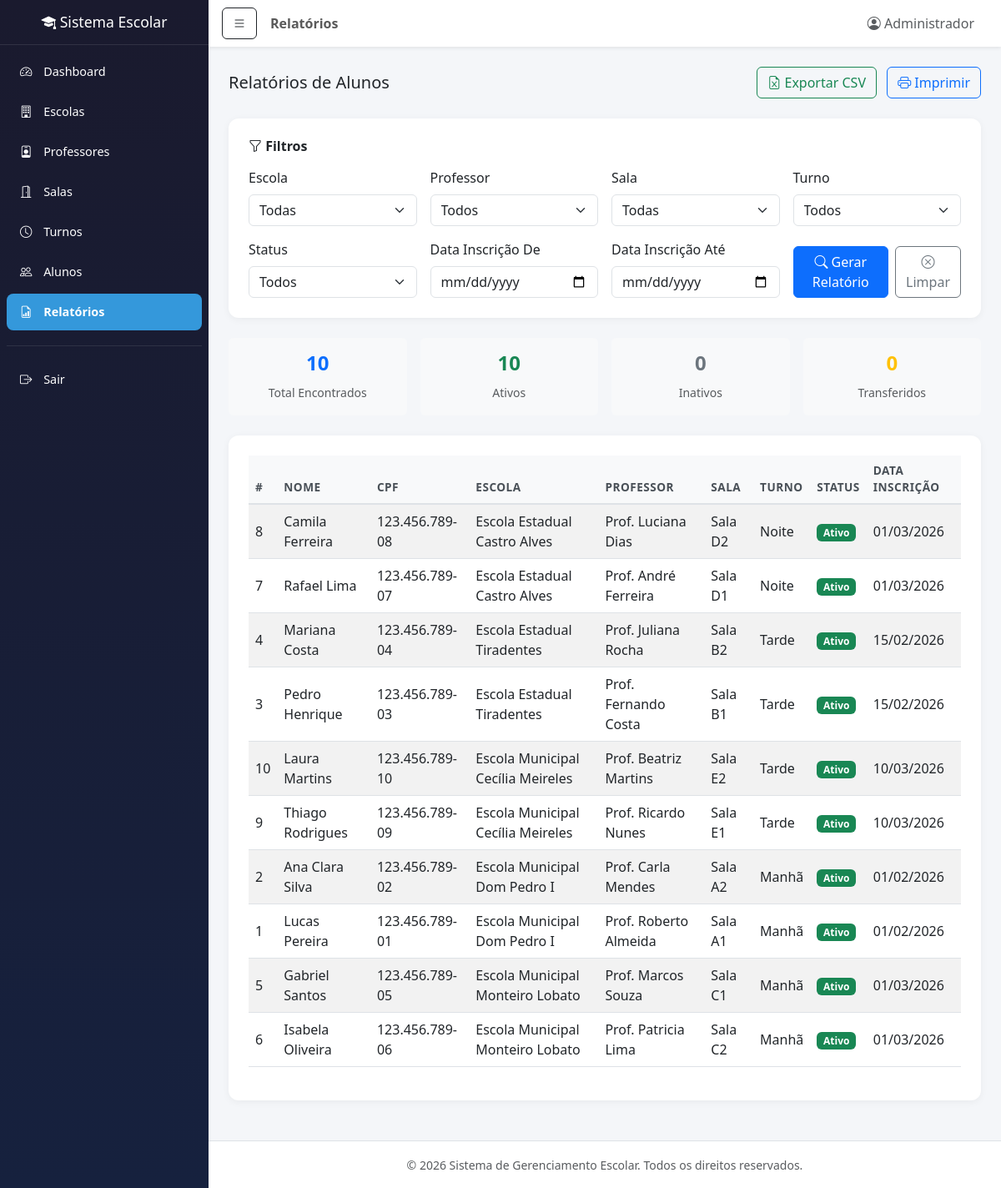
The app's page /relatorios.php (signed in) with its own data.
### tables this page shows
CREATE TABLE IF NOT EXISTS alunos (
    id INT AUTO_INCREMENT PRIMARY KEY,
    nome VARCHAR(100) NOT NULL,
    data_nascimento DATE,
    cpf VARCHAR(14),
    email VARCHAR(100),
    telefone VARCHAR(20),
    endereco VARCHAR(255),
    escola_id INT NOT NULL,
    professor_id INT NOT NULL,
    sala_id INT NOT NULL,
    turno_id INT NOT NULL,
    status ENUM('ativo', 'inativo', 'transferido') DEFAULT 'ativo',
    data_inscricao DATE DEFAULT (CURRENT_DATE),
    observacoes TEXT,
    criado_em DATETIME DEFAULT CURRENT_TIMESTAMP,
    atualizado_em DATETIME DEFAULT CURRENT_TIMESTAMP ON UPDATE CURRENT_TIMESTAMP,
    FOREIGN KEY (escola_id) REFERENCES escolas(id) ON DELETE CASCADE,
    FOREIGN KEY (professor_id) REFERENCES professores(id) ON DELETE CASCADE,
    FOREIGN KEY (sala_id) REFERENCES salas(id) ON DELETE CASCADE,
    FOREIGN KEY (turno_id) REFERENCES turnos(id) ON DELETE CASCADE
);

CREATE TABLE IF NOT EXISTS escolas (
    id INT AUTO_INCREMENT PRIMARY KEY,
    nome VARCHAR(150) NOT NULL,
    endereco VARCHAR(255),
    telefone VARCHAR(20),
    email VARCHAR(100),
    diretor VARCHAR(100),
    ativa TINYINT(1) DEFAULT 1,
    criado_em DATETIME DEFAULT CURRENT_TIMESTAMP,
    atualizado_em DATETIME DEFAULT CURRENT_TIMESTAMP ON UPDATE CURRENT_TIMESTAMP
);

CREATE TABLE IF NOT EXISTS professores (
    id INT AUTO_INCREMENT PRIMARY KEY,
    nome VARCHAR(100) NOT NULL,
    email VARCHAR(100),
    telefone VARCHAR(20),
    especialidade VARCHAR(100),
    escola_id INT NOT NULL,
    ativo TINYINT(1) DEFAULT 1,
    criado_em DATETIME DEFAULT CURRENT_TIMESTAMP,
    atualizado_em DATETIME DEFAULT CURRENT_TIMESTAMP ON UPDATE CURRENT_TIMESTAMP,
    FOREIGN KEY (escola_id) REFERENCES escolas(id) ON DELETE CASCADE
);

CREATE TABLE IF NOT EXISTS salas (
    id INT AUTO_INCREMENT PRIMARY KEY,
    nome VARCHAR(50) NOT NULL,
    capacidade INT DEFAULT 30,
    escola_id INT NOT NULL,
    ativa TINYINT(1) DEFAULT 1,
    criado_em DATETIME DEFAULT CURRENT_TIMESTAMP,
    FOREIGN KEY (escola_id) REFERENCES escolas(id) ON DELETE CASCADE
);

CREATE TABLE IF NOT EXISTS turnos (
    id INT AUTO_INCREMENT PRIMARY KEY,
    nome VARCHAR(50) NOT NULL,
    horario_inicio TIME,
    horario_fim TIME,
    ativo TINYINT(1) DEFAULT 1,
    criado_em DATETIME DEFAULT CURRENT_TIMESTAMP
);

### relatorios.php (the view, shortened to what this page needs)
<?php
require_once __DIR__ . '/includes/header.php';
$conn = getConnection();
$filtroDataDe = $_GET['data_de'] ?? '';
$filtroDataAte = $_GET['data_ate'] ?? '';
$where = "WHERE 1=1";
$params = [];
$stmt = $conn->prepare("
    SELECT a.*, e.nome as escola_nome, p.nome as professor_nome,
           s.nome as sala_nome, t.nome as turno_nome
    FROM alunos a
    JOIN escolas e ON a.escola_id = e.id
    JOIN professores p ON a.professor_id = p.id
    JOIN salas s ON a.sala_id = s.id
    JOIN turnos t ON a.turno_id = t.id
    $where
    ORDER BY e.nome, a.nome
");
$stmt->execute($params);
$resultado = $stmt->fetchAll();
$totalResultado = count($resultado);
$totalAtivos = count(array_filter($resultado, fn($r) => $r['status'] === 'ativo'));
$totalInativos = count(array_filter($resultado, fn($r) => $r['status'] === 'inativo'));
$totalTransferidos = count(array_filter($resultado, fn($r) => $r['status'] === 'transferido'));
?>
<div class="d-flex justify-content-between align-items-center mb-4">
    <h5 class="mb-0">Relatórios de Alunos</h5>
    <div class="no-print">
        <button class="btn btn-outline-success me-2" onclick="exportCSV()">
            <i class="bi bi-file-earmark-excel"></i> Exportar CSV
        </button>
        <button class="btn btn-outline-primary" onclick="printReport()">
            <i class="bi bi-printer"></i> Imprimir
        </button>
    </div>
</div>
<div class="report-filters no-print">
    <h6 class="fw-bold mb-3"><i class="bi bi-funnel"></i> Filtros</h6>
    <form method="GET">
        <div class="row g-3">
            <div class="col-md-3">
                <label class="form-label">Escola</label>
                <select class="form-select" name="escola">
                    <option value="">Todas</option>
                </select>
            </div>
            <div class="col-md-3">
                <label class="form-label">Professor</label>
                <select class="form-select" name="professor">
                    <option value="">Todos</option>
                </select>
            </div>
            <div class="col-md-3">
                <label class="form-label">Sala</label>
                <select class="form-select" name="sala">
                    <option value="">Todas</option>
                </select>
            </div>
            <div class="col-md-3">
                <label class="form-label">Turno</label>
                <select class="form-select" name="turno">
                    <option value="">Todos</option>
                </select>
            </div>
            <div class="col-md-3">
                <label class="form-label">Status</label>
                <select class="form-select" name="status">
                    <option value="">Todos</option>
                </select>
            </div>
            <div class="col-md-3">
                <label class="form-label">Data Inscrição De</label>
                <input type="date" class="form-control" name="data_de" value="<?php echo htmlspecialchars($filtroDataDe); ?>">
            </div>
            <div class="col-md-3">
                <label class="form-label">Data Inscrição Até</label>
                <input type="date" class="form-control" name="data_ate" value="<?php echo htmlspecialchars($filtroDataAte); ?>">
            </div>
            <div class="col-md-3 d-flex align-items-end">
                <button type="submit" class="btn btn-primary me-2">
                    <i class="bi bi-search"></i> Gerar Relatório
                </button>
                <a href="relatorios.php" class="btn btn-outline-secondary">
                    <i class="bi bi-x-circle"></i> Limpar
                </a>
            </div>
        </div>
    </form>
</div>
<div class="row g-3 mb-4">
    <div class="col-md-3">
        <div class="card border-0 bg-light">
            <div class="card-body text-center">
                <h4 class="fw-bold text-primary"><?php echo $totalResultado; ?></h4>
                <small class="text-muted">Total Encontrados</small>
            </div>
        </div>
    </div>
    <div class="col-md-3">
        <div class="card border-0 bg-light">
            <div class="card-body text-center">
                <h4 class="fw-bold text-success"><?php echo $totalAtivos; ?></h4>
                <small class="text-muted">Ativos</small>
            </div>
        </div>
    </div>
    <div class="col-md-3">
        <div class="card border-0 bg-light">
            <div class="card-body text-center">
                <h4 class="fw-bold text-secondary"><?php echo $totalInativos; ?></h4>
                <small class="text-muted">Inativos</small>
            </div>
        </div>
    </div>
    <div class="col-md-3">
        <div class="card border-0 bg-light">
            <div class="card-body text-center">
                <h4 class="fw-bold text-warning"><?php echo $totalTransferidos; ?></h4>
                <small class="text-muted">Transferidos</small>
            </div>
        </div>
    </div>
</div>
<div class="table-container fade-in">
    <div class="table-responsive">
        <table class="table table-hover table-striped" id="tabelaRelatorio">
            <thead>
                <tr>
                    <th>#</th>
                    <th>Nome</th>
                    <th>CPF</th>
                    <th>Escola</th>
                    <th>Professor</th>
                    <th>Sala</th>
                    <th>Turno</th>
                    <th>Status</th>
                    <th>Data Inscrição</th>
                </tr>
            </thead>
            <tbody>
                <?php foreach ($resultado as $aluno): ?>
                <?php
                    $statusClass = match($aluno['status']) {
                        'ativo' => 'bg-success',
                        'inativo' => 'bg-secondary',
                        'transferido' => 'bg-warning text-dark',
                        default => 'bg-secondary'
                    };
                ?>
                <tr>
                    <td><?php echo $aluno['id']; ?></td>
                    <td><?php echo htmlspecialchars($aluno['nome']); ?></td>
                    <td><?php echo htmlspecialchars($aluno['cpf']); ?></td>
                    <td><?php echo htmlspecialchars($aluno['escola_nome']); ?></td>
                    <td><?php echo htmlspecialchars($aluno['professor_nome']); ?></td>
                    <td><?php echo htmlspecialchars($aluno['sala_nome']); ?></td>
                    <td><?php echo htmlspecialchars($aluno['turno_nome']); ?></td>
                    <td><span class="badge <?php echo $statusClass; ?>"><?php echo ucfirst($aluno['status']); ?></span></td>
                    <td><?php echo $aluno['data_inscricao'] ? date('d/m/Y', strtotime($aluno['data_inscricao'])) : '-'; ?></td>
                </tr>
                <?php endforeach; ?>
            </tbody>
        </table>
    </div>
</div>
<?php require_once __DIR__ . '/includes/footer.php'; ?>

### assets/css/style.css (style rules this page uses)
:root { --sidebar-width: 250px; --primary-color: #2c3e50; --secondary-color: #3498db; --success-color: #27ae60; --warning-color: #f39c12; --danger-color: #e74c3c; --info-color: #17a2b8; }
body { font-family: 'Segoe UI', Tahoma, Geneva, Verdana, sans-serif; background-color: #f4f6f9; min-height: 100vh; }
.table-container { background: #fff; border-radius: 12px; box-shadow: 0 2px 10px rgba(0, 0, 0, 0.05); padding: 1.5rem; }
.table thead th { background-color: #f8f9fa; border-bottom: 2px solid #dee2e6; font-weight: 600; font-size: 0.85rem; text-transform: uppercase; letter-spacing: 0.5px; color: #495057; }
.table td { vertical-align: middle; }
.report-filters { background: #fff; border-radius: 12px; box-shadow: 0 2px 10px rgba(0, 0, 0, 0.05); padding: 1.5rem; margin-bottom: 1.5rem; }
.fade-in { animation: fadeIn 0.3s ease-in-out; }

### records on screen
alunos: id "8", nome "Camila Ferreira", cpf "123.456.789-08", escola.nome "Escola Estadual Castro Alves", professor.nome "Prof. Luciana Dias", sala.nome "Sala D2", turno.nome "Noite", status "Ativo", data_inscricao "01/03/2026"
alunos: id "7", nome "Rafael Lima", cpf "123.456.789-07", escola.nome "Escola Estadual Castro Alves", professor.nome "Prof. André Ferreira", sala.nome "Sala D1", turno.nome "Noite", status "Ativo", data_inscricao "01/03/2026"
alunos: id "4", nome "Mariana Costa", cpf "123.456.789-04", escola.nome "Escola Estadual Tiradentes", professor.nome "Prof. Juliana Rocha", sala.nome "Sala B2", turno.nome "Tarde", status "Ativo", data_inscricao "15/02/2026"
alunos: id "3", nome "Pedro Henrique", cpf "123.456.789-03", escola.nome "Escola Estadual Tiradentes", professor.nome "Prof. Fernando Costa", sala.nome "Sala B1", turno.nome "Tarde", status "Ativo", data_inscricao "15/02/2026"
alunos: id "10", nome "Laura Martins", cpf "123.456.789-10", escola.nome "Escola Municipal Cecília Meireles", professor.nome "Prof. Beatriz Martins", sala.nome "Sala E2", turno.nome "Tarde", status "Ativo", data_inscricao "10/03/2026"
alunos: id "9", nome "Thiago Rodrigues", cpf "123.456.789-09", escola.nome "Escola Municipal Cecília Meireles", professor.nome "Prof. Ricardo Nunes", sala.nome "Sala E1", turno.nome "Tarde", status "Ativo", data_inscricao "10/03/2026"
alunos: id "2", nome "Ana Clara Silva", cpf "123.456.789-02", escola.nome "Escola Municipal Dom Pedro I", professor.nome "Prof. Carla Mendes", sala.nome "Sala A2", turno.nome "Manhã", status "Ativo", data_inscricao "01/02/2026"
alunos: id "1", nome "Lucas Pereira", cpf "123.456.789-01", escola.nome "Escola Municipal Dom Pedro I", professor.nome "Prof. Roberto Almeida", sala.nome "Sala A1", turno.nome "Manhã", status "Ativo", data_inscricao "01/02/2026"
alunos: id "5", nome "Gabriel Santos", cpf "123.456.789-05", escola.nome "Escola Municipal Monteiro Lobato", professor.nome "Prof. Marcos Souza", sala.nome "Sala C1", turno.nome "Manhã", status "Ativo", data_inscricao "01/03/2026"
alunos: id "6", nome "Isabela Oliveira", cpf "123.456.789-06", escola.nome "Escola Municipal Monteiro Lobato", professor.nome "Prof. Patricia Lima", sala.nome "Sala C2", turno.nome "Manhã", status "Ativo", data_inscricao "01/03/2026"

### other values on screen
$pageTitle "Relatórios"
getUsuarioNome() "Administrador"
$totalResultado "10"
$totalAtivos "10"
$totalInativos "0"
$totalTransferidos "0"
